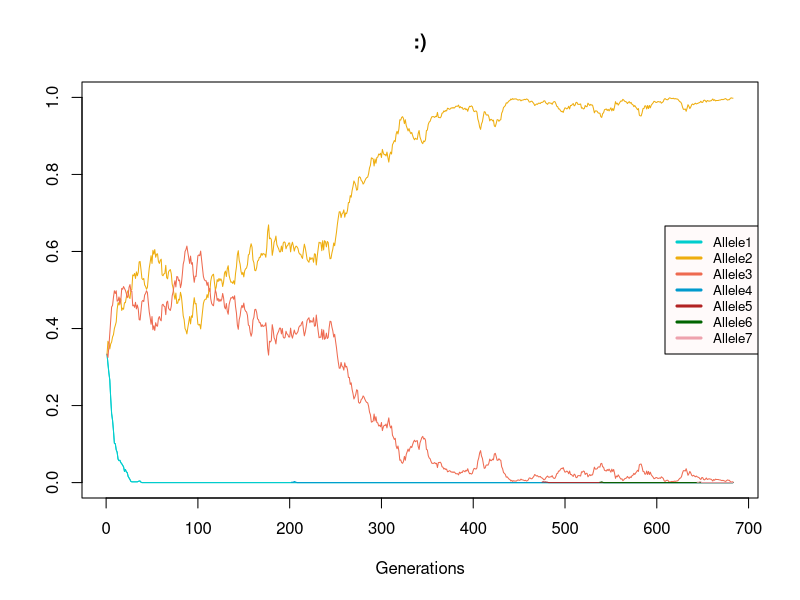

Write the R code that produced this figure.
#Andrew Johnson
#Wright-Fisher model: n alleles, selection

#NEEDS-- MUTATION/ INTRODUCTION OF NEW ALLELES (THAT WILL NOT BE PART OF THE REPRODUCTIVE POOL)

#set initial conditions------------------------------------------------------------------------------------

#initial conditions
popNum <- 1000
numAlleles <- 3
mutationRate <- .000005


alleleVariants <- c(1:numAlleles)
theta <- mutationRate*popNum
alleleName <- c()
frequencyVector <- c()
fitnessVector <- c()
#generation counter, intitally set to zero
gens <- 0
newNum <- 0

randomizerSet <- c(-1000:1000)

#throws if allele numer is smaller than 1
if(numAlleles < 1){
  stop("There has to be at least one allele for this model to function")
}

#creates n number allele variables, all initally equal in frequency
for(i in alleleVariants){
  #creates a variable name for each allele
  nam <- paste("Allele", i, sep = "")
  #begins the model with all allele frequencies being equal
  assign(nam, 1/numAlleles)
  #adds the variable name to the name vector (string variable)
  alleleName[i] <- nam
  #adds allele frequency to the frequency vector
  frequencyVector[i] <- 1/numAlleles
  #creates a selection coefficient vector. can be set as a random number. default at 1 (no selection) 
  fitnessVector[i] <- 1 + sample(randomizerSet, 1, replace = TRUE)/10000
}

censusVector <- frequencyVector * popNum

#create data frame of appropriate dimensions--------------------------------------------------------------
genTable <- data.frame(matrix(nrow = 0, ncol = numAlleles))

#multinomial sample iterated over n generations until extinction or fix.----------------------------------

#THIS WHILE CONDITION IS NOT APPROPRIATE FOR MODELING MUTATION, AS THERE CAN BE RANDOM MUTATION FROM
#ALLELES THAT HAVE FIXED AT 1. NEEDS INTELLECTUAL REVISION 
while(!(1 %in% frequencyVector)){

  #adds one generation to the counter
  gens <- gens + 1
  
  #machinery for adding new mutant alleles to the model-------------
  if(newNum > 0){
    for(j in 1:newNum){
      index <- j + numAlleles
      #----makes new variables corresponding to new mutant alleles------------
      #creates a variable name for each allele
      nam <- paste("Allele", index, sep = "")
      
      #mutated allele begins as a single individual in the population
      assign(nam, 1/popNum)
      
      #adds the variable name to the name vector (string variable)
      alleleName[index] <- nam
      
      #----updates census, frequency, and selection vector------
      #updates censusVector to include new mutants
      censusVector[index] <- 1
      
      #adds allele frequency to the frequency vector
      frequencyVector[index] <- censusVector[index]/popNum
      
      #creates a selection coefficient vector. here set randomly
      #the mutants are given a higher fitness here for interesting results
      fitnessVector[index] <- 1 + sample(randomizerSet, 1, replace = TRUE)/10000
      
      #----updates number of variants to include the new mutant and adds a column for the new variable----
      #updates allele variants range
      alleleVariants[index] <- index
      
      #adds a column to genTable where 
      genTable <- cbind(genTable, frequencyVector[index])
      genTable[1:(gens - 1), index] <- NA
    }
    
    #adds the new alleles to the sum total of alleles in numAlleles
    numAlleles <- numAlleles + newNum
    
    #resets newNum for the next iteration
    newNum <- 0
  }
  
  #--machinery reshaping the population, frequency, and probability distributions--------
  
  #adding variable values from previous generation to the dataframe
  genTable <- rbind(genTable, frequencyVector)
  
  for(z in 1:length(numAlleles)){
    if(frequencyVector[z] < 1/popNum){
      frequencyVector[z] <- 0
    }
  }

  #calculate the fitness-weighted probability
  probabilityVector <- (fitnessVector * frequencyVector)/ (sum(fitnessVector * frequencyVector))
  
  #number of new alleles in the population due to mutuation
  #theta is the mutation rate and the number of alleles is a poisson draw with mean = theta
  newNum <- rpois(1, theta)
  
  #multinomial sample to update the next generation distribution of alleles
  censusVector <- rmultinom(1, (popNum - newNum), probabilityVector)
  censusVector <- as.vector(censusVector)
  
  #censusVector append numNew 1's to end of censusVector
  frequencyVector <- censusVector/popNum
  
  #fitnessVector
  #frequencyVector

}

#names columns of genTable 
colnames(genTable) <- alleleName

#plot the results-----------------------------------------------------------------------------------------


#vector of colors-- fourteen colors listed here to handle up to fourteen alleles. should be expanded 
#if additional alleles need to be visualized
listOfColors <- c("cyan3", "darkgoldenrod2", "coral2", "deepskyblue3", "firebrick", "darkgreen", "lightpink2",
                  "seagreen", "tan3", "sienna3", "aquamarine2", "orangered3", "mediumseagreen",
                  "slateblue")

#creates a plot
plot(genTable$Allele1, type = "l", lwd = 1, xlab="Generations", ylab="", 
     ylim= c(0,1), xlim = NULL, col = listOfColors[1], main = " :) ")

#cycles through each column of genTable and adds it to the plot
for(k in alleleVariants){
  lines(genTable[k], col = listOfColors[k], type = "l", lwd = 1)
}

#plot background color
par(bg= "white")

#creates plot legend
legend("right",legend = colnames(genTable), col = listOfColors, bg="snow",lwd=3, cex = .8)



#end--------------------------------------------









